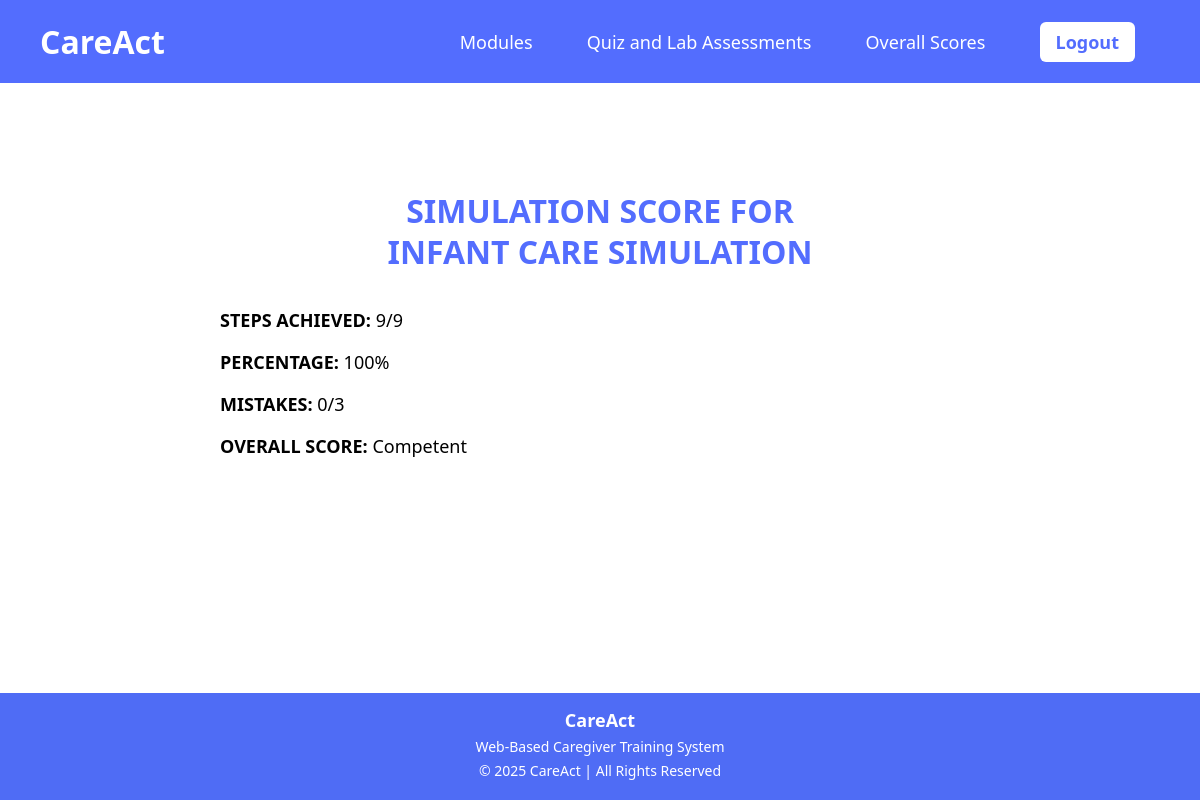
The app's page /infantsimulationscore.php (signed in) with its own data.
### tables this page shows
CREATE TABLE `simulation_settings` (
  `sim_id` varchar(50) NOT NULL,
  `sim_title` varchar(255) NOT NULL,
  `scenario` text NOT NULL,
  `score_redirect` varchar(255) NOT NULL,
  `max_mistakes` int(11) NOT NULL DEFAULT 3
);

CREATE TABLE `simulation_scores` (
  `id` int(11) NOT NULL,
  `user_id` int(11) NOT NULL,
  `simulation_name` varchar(100) DEFAULT NULL,
  `steps` int(11) DEFAULT NULL,
  `total_steps` int(11) DEFAULT NULL,
  `percentage` int(11) DEFAULT NULL,
  `mistakes` int(11) DEFAULT NULL,
  `status` varchar(50) DEFAULT NULL,
  `created_at` timestamp NULL DEFAULT current_timestamp()
);

### infantsimulationscore.php (the view, shortened to what this page needs)
<?php
include "db.php";
$user_id = $_SESSION['user_id'];
$ss = mysqli_fetch_assoc(mysqli_query($conn,
    "SELECT sim_title, max_mistakes FROM simulation_settings WHERE sim_id = 'infantsimulation'"));
$simTitle    = $ss ? htmlspecialchars($ss['sim_title']) : 'Infant Care Simulation';
$maxMistakes = $ss ? (int)$ss['max_mistakes'] : 3;
$stmt = mysqli_prepare($conn,
    "SELECT * FROM simulation_scores WHERE user_id=? AND simulation_name='infantsimulation'
     ORDER BY id DESC LIMIT 1");
mysqli_stmt_bind_param($stmt, "i", $user_id);
mysqli_stmt_execute($stmt);
$score = mysqli_fetch_assoc(mysqli_stmt_get_result($stmt));
?>
<!DOCTYPE html>
<html lang="en">
<head>
</head>
<body>
<header>
  <div class="logo">CareAct</div>
  <nav>
    <a href="modules.php">Modules</a>
    <a href="quizandlab.php">Quiz and Lab Assessments</a>
    <a href="scores.php">Overall Scores</a>
    <a href="logout.php" class="logout">Logout</a>
  </nav>
</header>
<div class="main">
  <h2 class="title">SIMULATION SCORE FOR<br>
    <?php echo strtoupper($simTitle); ?>
  </h2>
  <p><b>STEPS ACHIEVED:</b>
    <?php echo $score['steps'] . "/" . $score['total_steps']; ?></p>
  <p><b>PERCENTAGE:</b>
    <?php echo $score['percentage']; ?>%</p>
  <p><b>MISTAKES:</b>
    <?php echo $score['mistakes']; ?>/<?php echo $maxMistakes; ?></p>
  <p><b>OVERALL SCORE:</b>
    <?php echo $score['status']; ?></p>
</div>
<footer>
  <h3>CareAct</h3>
  <p>Web-Based Caregiver Training System</p>
  <p>© 2025 CareAct | All Rights Reserved</p>
</footer>
</body>
</html>

### infantsimulationscore.php (style rules this page uses)
:root { --primary: #536dfe; }
* { font-family: "Segoe UI", sans-serif; box-sizing: border-box; }
body { margin: 0; display: flex; flex-direction: column; min-height: 100vh; }
header { background: var(--primary); color: white; padding: 20px 40px; display: flex; align-items: center; justify-content: space-between; }
.logo { font-size: 32px; font-weight: bold; }
nav a { color: white; text-decoration: none; margin: 0 25px; font-size: 18px; font-weight: 500; }
.logout { background: white; color: var(--primary); padding: 8px 16px; border-radius: 6px; font-weight: bold; }
.main { max-width: 800px; margin: 80px auto; flex: 1; width: 100%; padding: 0 20px; }
.title { color: var(--primary); font-size: 32px; font-weight: bold; margin-bottom: 35px; line-height: 1.3; text-align: center; }
p { font-size: 18px; margin: 18px 0; text-align: left; }
footer { background: #4f6cf5; color: white; text-align: center; padding: 15px 20px; margin-top: auto; }
footer h3 { margin: 0; font-size: 18px; }
footer p { margin: 5px 0; font-size: 14px; text-align: center; }

### records on screen
simulation_settings: sim_title "INFANT CARE SIMULATION", max_mistakes "3"
simulation_scores: steps "9", total_steps "9", percentage "100", mistakes "0", status "Competent"
